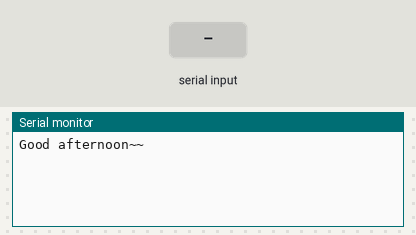
Simulated run of this sketch. Board: Arduino Uno, built with avr-gcc and run on an emulated ATmega328P. Parts: the last lines printed to the serial monitor. The test bench sets the inputs (shaded band).

Above: at 1.2 s.
1.3 s: "1\n" received over Serial
At 1.8 s:
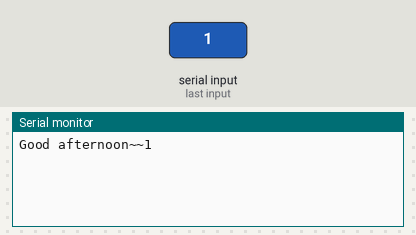
2.8 s: "0\n" received over Serial
At 4.2 s:
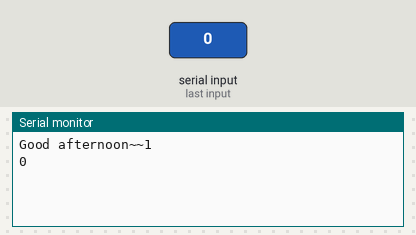

Measured:
- after the input at 1.3 s, the serial monitor: prints a new line at once (image 1)
- after the input at 2.8 s, the serial monitor: prints a new line at once (image 2)

The sketch:

Serial3.ino
```cpp
String inputString = "";
boolean stringComplete = false;

void setup() {
  Serial.begin(9600);
  // assigns 200 bytes of memory to inputString variable
  inputString.reserve(200);
  Serial.write("Good afternoon~~");
}

void loop() {
  if (stringComplete) {
    Serial.print(inputString);
    inputString = "";
    stringComplete = false;
  }
}

void serialEvent() {
  while (Serial.available()) {
    char inChar = (char)Serial.read();
    inputString += inChar;
    if (inChar == '\n') {
      stringComplete = true;
    }
  }
}
```
